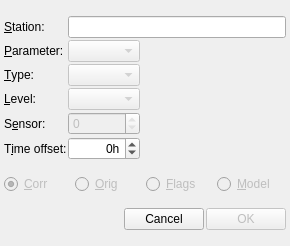
<?xml version="1.0" encoding="UTF-8"?>
<ui version="4.0">
 <class>DataListAddColumn</class>
 <widget class="QDialog" name="DataListAddColumn">
  <property name="geometry">
   <rect>
    <x>0</x>
    <y>0</y>
    <width>290</width>
    <height>246</height>
   </rect>
  </property>
  <property name="windowTitle">
   <string>Add column</string>
  </property>
  <layout class="QVBoxLayout" name="verticalLayout">
   <property name="spacing">
    <number>2</number>
   </property>
   <property name="sizeConstraint">
    <enum>QLayout::SetDefaultConstraint</enum>
   </property>
   <property name="margin">
    <number>4</number>
   </property>
   <item>
    <layout class="QGridLayout" name="gridLayout">
     <item row="0" column="0">
      <widget class="QLabel" name="labelStation">
       <property name="text">
        <string>&amp;Station:</string>
       </property>
       <property name="buddy">
        <cstring>textStation</cstring>
       </property>
      </widget>
     </item>
     <item row="0" column="1" colspan="2">
      <widget class="QLineEdit" name="textStation"/>
     </item>
     <item row="1" column="0">
      <widget class="QLabel" name="labelParam">
       <property name="text">
        <string>&amp;Parameter:</string>
       </property>
       <property name="buddy">
        <cstring>comboParam</cstring>
       </property>
      </widget>
     </item>
     <item row="1" column="1">
      <widget class="QComboBox" name="comboParam">
       <property name="enabled">
        <bool>false</bool>
       </property>
      </widget>
     </item>
     <item row="1" column="2">
      <spacer name="horizontalSpacer_2">
       <property name="orientation">
        <enum>Qt::Horizontal</enum>
       </property>
       <property name="sizeHint" stdset="0">
        <size>
         <width>118</width>
         <height>20</height>
        </size>
       </property>
      </spacer>
     </item>
     <item row="2" column="0">
      <widget class="QLabel" name="labelType">
       <property name="text">
        <string>&amp;Type:</string>
       </property>
       <property name="buddy">
        <cstring>comboType</cstring>
       </property>
      </widget>
     </item>
     <item row="2" column="1">
      <widget class="QComboBox" name="comboType">
       <property name="enabled">
        <bool>false</bool>
       </property>
      </widget>
     </item>
     <item row="3" column="0">
      <widget class="QLabel" name="labelLevel">
       <property name="text">
        <string>&amp;Level:</string>
       </property>
       <property name="buddy">
        <cstring>comboLevel</cstring>
       </property>
      </widget>
     </item>
     <item row="3" column="1">
      <widget class="QComboBox" name="comboLevel">
       <property name="enabled">
        <bool>false</bool>
       </property>
      </widget>
     </item>
     <item row="4" column="0">
      <widget class="QLabel" name="labelSensorNumber">
       <property name="text">
        <string>S&amp;ensor:</string>
       </property>
       <property name="buddy">
        <cstring>spinSensorNumber</cstring>
       </property>
      </widget>
     </item>
     <item row="4" column="1">
      <widget class="QSpinBox" name="spinSensorNumber">
       <property name="enabled">
        <bool>false</bool>
       </property>
       <property name="maximum">
        <number>0</number>
       </property>
      </widget>
     </item>
     <item row="5" column="0">
      <widget class="QLabel" name="labelTimeOffset">
       <property name="text">
        <string>T&amp;ime offset:</string>
       </property>
       <property name="buddy">
        <cstring>spinTimeOffset</cstring>
       </property>
      </widget>
     </item>
     <item row="5" column="1">
      <widget class="QSpinBox" name="spinTimeOffset">
       <property name="toolTip">
        <string>Time shift for the column. A time shift of 1 hour means that data with, e.g., observation time 08:00 will be shown in the row for 09:00.</string>
       </property>
       <property name="alignment">
        <set>Qt::AlignRight|Qt::AlignTrailing|Qt::AlignVCenter</set>
       </property>
       <property name="suffix">
        <string>h</string>
       </property>
       <property name="minimum">
        <number>-48</number>
       </property>
       <property name="maximum">
        <number>48</number>
       </property>
      </widget>
     </item>
    </layout>
   </item>
   <item>
    <layout class="QHBoxLayout" name="horizontalLayout">
     <item>
      <widget class="QRadioButton" name="radioCorrected">
       <property name="enabled">
        <bool>false</bool>
       </property>
       <property name="toolTip">
        <string>Corrected Value</string>
       </property>
       <property name="statusTip">
        <string>Corrected Value</string>
       </property>
       <property name="text">
        <string>&amp;Corr</string>
       </property>
       <property name="checked">
        <bool>true</bool>
       </property>
      </widget>
     </item>
     <item>
      <widget class="QRadioButton" name="radioOriginal">
       <property name="enabled">
        <bool>false</bool>
       </property>
       <property name="toolTip">
        <string>Original Value</string>
       </property>
       <property name="statusTip">
        <string>Original Value</string>
       </property>
       <property name="text">
        <string>&amp;Orig</string>
       </property>
      </widget>
     </item>
     <item>
      <widget class="QRadioButton" name="radioFlags">
       <property name="enabled">
        <bool>false</bool>
       </property>
       <property name="text">
        <string>&amp;Flags</string>
       </property>
      </widget>
     </item>
     <item>
      <widget class="QRadioButton" name="radioModel">
       <property name="enabled">
        <bool>false</bool>
       </property>
       <property name="toolTip">
        <string>Model value</string>
       </property>
       <property name="statusTip">
        <string>Model value</string>
       </property>
       <property name="text">
        <string>&amp;Model</string>
       </property>
      </widget>
     </item>
    </layout>
   </item>
   <item>
    <layout class="QHBoxLayout" name="horizontalLayout_3">
     <property name="spacing">
      <number>2</number>
     </property>
     <item>
      <spacer name="horizontalSpacer">
       <property name="orientation">
        <enum>Qt::Horizontal</enum>
       </property>
       <property name="sizeHint" stdset="0">
        <size>
         <width>40</width>
         <height>20</height>
        </size>
       </property>
      </spacer>
     </item>
     <item>
      <widget class="QPushButton" name="buttonCancel">
       <property name="text">
        <string>Cancel</string>
       </property>
      </widget>
     </item>
     <item>
      <widget class="QPushButton" name="buttonOk">
       <property name="enabled">
        <bool>false</bool>
       </property>
       <property name="text">
        <string>OK</string>
       </property>
       <property name="default">
        <bool>true</bool>
       </property>
      </widget>
     </item>
    </layout>
   </item>
  </layout>
 </widget>
 <layoutdefault spacing="2" margin="2"/>
 <tabstops>
  <tabstop>textStation</tabstop>
  <tabstop>comboParam</tabstop>
  <tabstop>comboType</tabstop>
  <tabstop>radioCorrected</tabstop>
  <tabstop>radioOriginal</tabstop>
  <tabstop>radioFlags</tabstop>
  <tabstop>radioModel</tabstop>
  <tabstop>buttonOk</tabstop>
  <tabstop>buttonCancel</tabstop>
 </tabstops>
 <resources/>
 <connections>
  <connection>
   <sender>buttonCancel</sender>
   <signal>clicked()</signal>
   <receiver>DataListAddColumn</receiver>
   <slot>reject()</slot>
   <hints>
    <hint type="sourcelabel">
     <x>197</x>
     <y>240</y>
    </hint>
    <hint type="destinationlabel">
     <x>216</x>
     <y>96</y>
    </hint>
   </hints>
  </connection>
  <connection>
   <sender>buttonOk</sender>
   <signal>clicked()</signal>
   <receiver>DataListAddColumn</receiver>
   <slot>accept()</slot>
   <hints>
    <hint type="sourcelabel">
     <x>284</x>
     <y>240</y>
    </hint>
    <hint type="destinationlabel">
     <x>268</x>
     <y>161</y>
    </hint>
   </hints>
  </connection>
 </connections>
 <slots>
  <slot>onStationEdited()</slot>
  <slot>onParameterSelected(int)</slot>
  <slot>onTypeSelected(int)</slot>
 </slots>
</ui>
